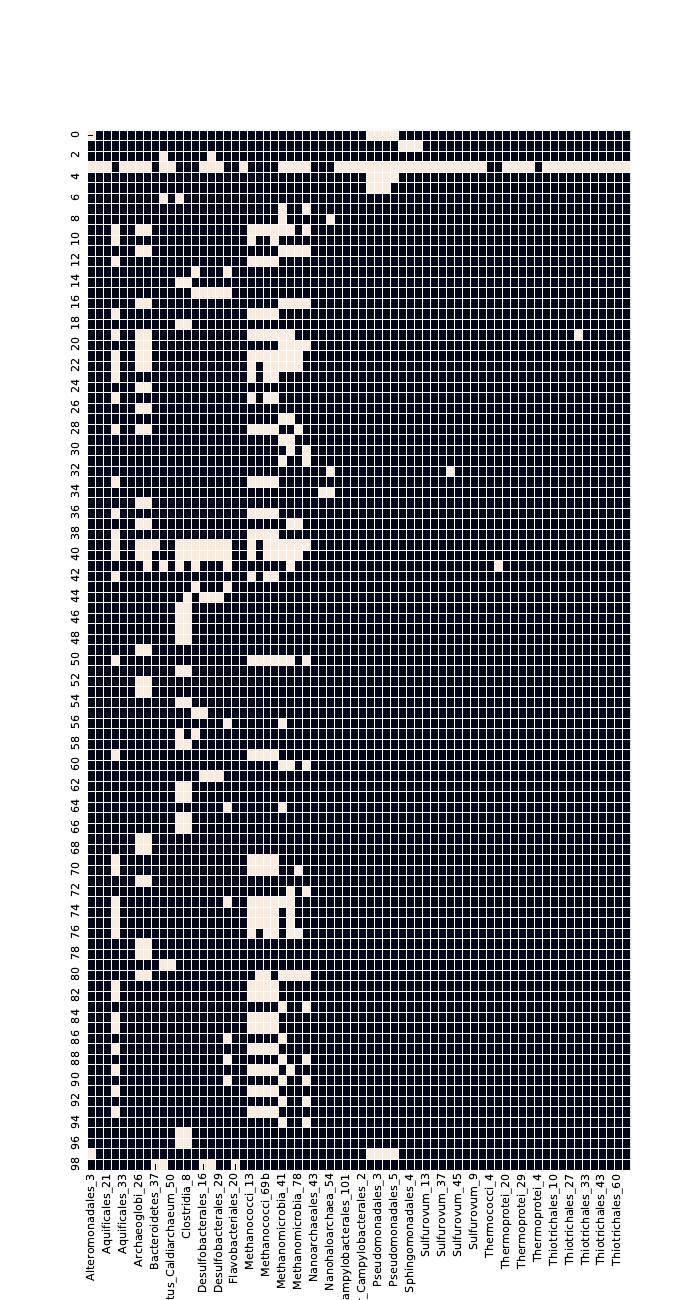

Reproduce this figure in Python.
import matplotlib.pyplot as plt
import pandas as pd
import seaborn as sb
import argparse as ap

parser = ap.ArgumentParser(description = 'A script to make a binary heatmap out of a presence-absence table.')
parser.add_argument('XL', metavar = 'EXCEL_FILE', help = "Excel file that has a sheet 'table' with the table and a sheet 'descriptions' with the descriptions.")
parser.add_argument('-o', metavar = 'PLOT_FILE', default = False, help = 'Full file name for the *.pdf plot.')

args = parser.parse_args()
with pd.ExcelFile(args.XL) as xls:
    data = pd.read_excel(xls, 'table', parse_cols = [2:])
    print data.keys()
    descriptors = pd.read_excel(xls, 'descriptions')

fig = plt.figure(figsize = (7,13))
ax = fig.add_subplot(1,1,1)

sb.heatmap(data, cbar = False, vmin = 0, vmax = 1, xticklabels = data.keys(), yticklabels = descriptors['Gene name'], ax = ax)


if not args.o:
    plt.savefig('pan_binary_heatmap.pdf')
else:
    plt.savefig(args.o)
